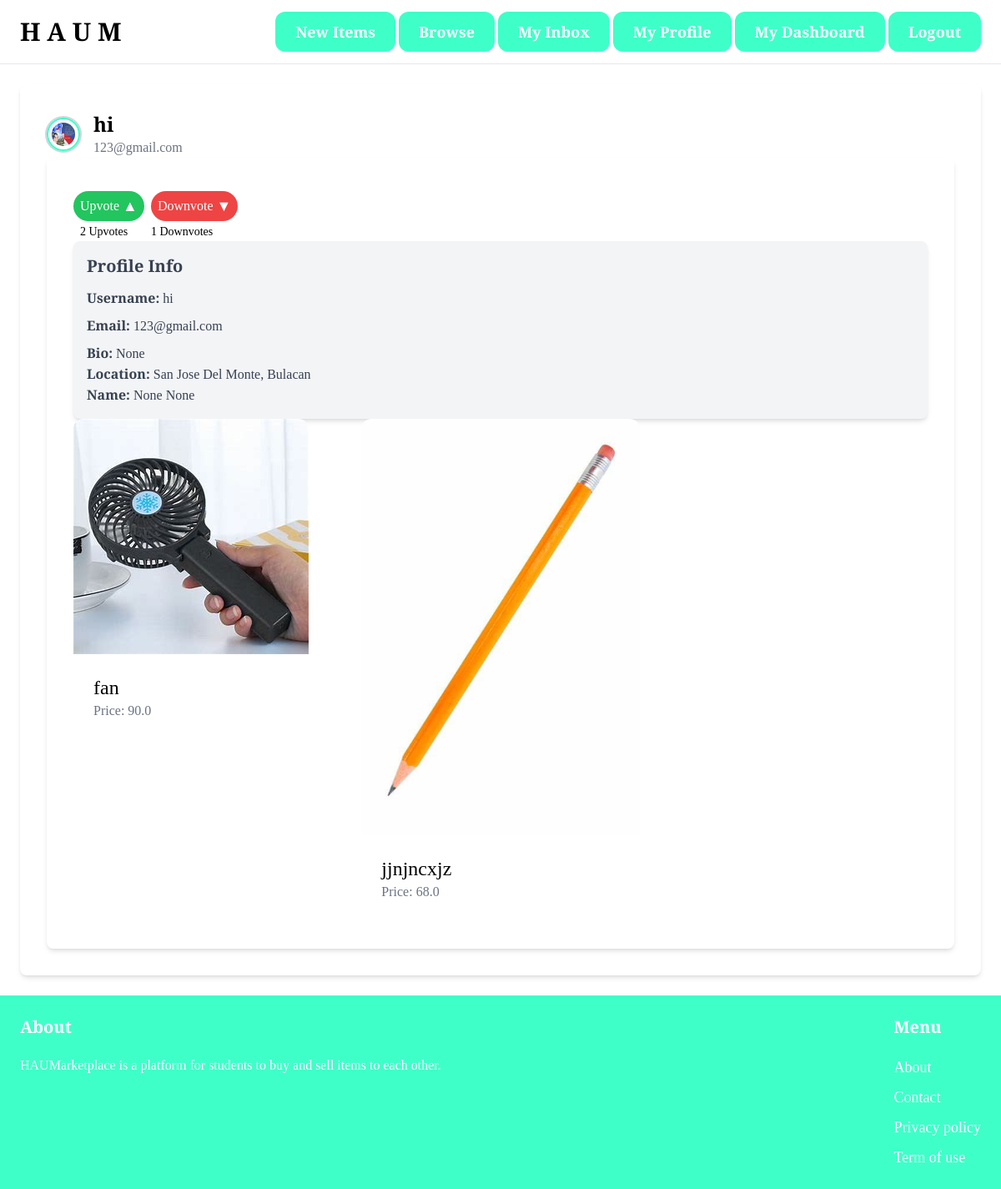
Page /profile/hi/ (signed in) on the earlier database version.
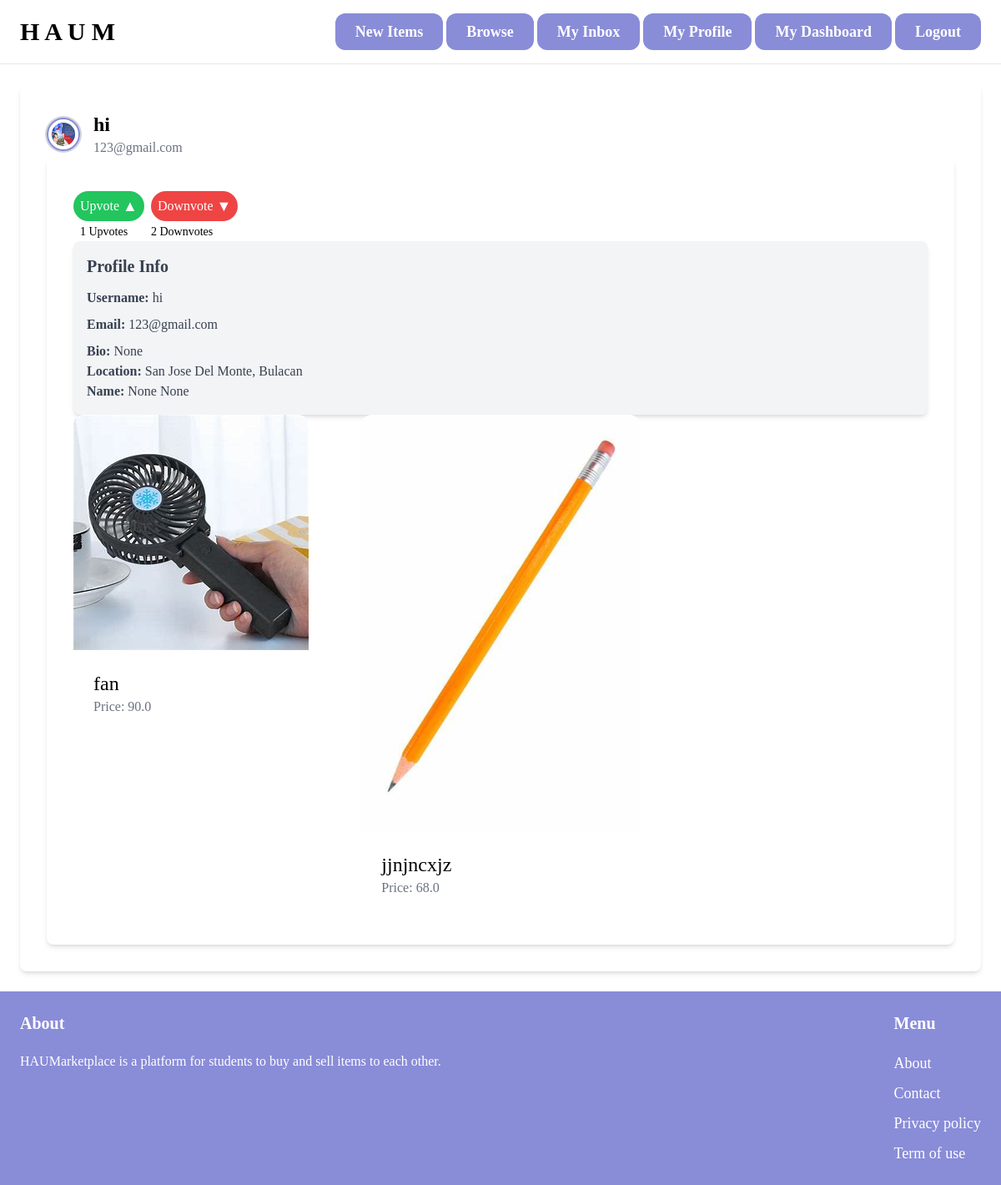
Same page on the later database version.
### profile/models.py (models this page shows, shortened)
class Profile(models.Model):
    color = ColorField(default='#720026')
    font_preference = models.CharField(max_length=50, default='Young Serif') # Changed default font to Young Serif
    user = models.OneToOneField(User, on_delete=models.CASCADE)
    image = models.ImageField(default='default.jpg', upload_to='profile_pics')
    bio = models.CharField(max_length=200, null=True, blank=True)
    firstname = models.CharField(max_length=30, null=True, blank=True)
    lastname = models.CharField(max_length=30, null=True, blank=True)
    location = models.ForeignKey(Location, on_delete=models.CASCADE, null=True, blank=True)
    address = models.CharField(max_length=300, null=True, blank=True)
    upvotes = models.PositiveIntegerField(default=0)
    downvotes = models.PositiveIntegerField(default=0)
    def __str__(self):
        return f'{self.user.username} Profile'

class Location(models.Model):
    name = models.CharField(max_length=50)
    def __str__(self):
        return self.name

### profile/views.py (the view)
# urls.py: path('profile/', include('profile.urls')),
@login_required
def profile(request, username):
    user = User.objects.get(username=username)
    profile = Profile.objects.get(user=user)
    color_form = ColorPreferenceForm(instance=profile)
    locations = Location.objects.all()
    font_form = FontPreferenceForm(instance=request.user.profile)
    if request.method == 'POST':
        print("post method")
        u_form = UserUpdateForm(request.POST, instance=request.user)
        p_form = ProfileUpdateForm(request.POST, request.FILES,
                                   instance=request.user.profile)
        font_form = FontPreferenceForm(request.POST, instance=request.user.profile)
        if u_form.is_valid() and p_form.is_valid() and font_form.is_valid():
            print("valid form")
            u_form.save()
            p_form.save()
            font_form.save()
            messages.success(request, f'Your account has been updated!')
            return redirect('profile', request.user.username)
    else:
        user = User.objects.get(username=username)
        form = FontPreferenceForm(instance=request.user.profile)
        profile = Profile.objects.get(user=user)
        print(user)
        print(profile)
        u_form = UserUpdateForm(instance=user)
        p_form = ProfileUpdateForm(instance=profile)
    user_profile_color = profile.color
    is_own_profile = user == request.user
    print(user_profile_color)
    if not is_own_profile:
        item = Item.objects.filter(created_by=user)
    else:
        item = None
    context = {
        'u_form': u_form,
        'p_form': p_form,
        'bio': profile.bio,
        'firstname': profile.firstname,
        'lastname': profile.lastname,
        'address': profile.address,
        'user': user,
        'profile': profile,
        'item': item,
        'is_own_profile': is_own_profile,
        'user_profile_color': user_profile_color,
        'form': font_form,
        'locations': locations,
        'color_form': color_form
    }
    return render(request, 'profile/profile.html', context)

### templates/profile/profile.html (shortened to what this page needs)
{% extends 'core/base.html' %}
{% load crispy_forms_tags %}
{% block content %}
    <div class="bg-white p-8 rounded-lg shadow-md">
        <div class="flex items-center">
           <img class="w-10 h-10 p-1 rounded-full ring-2 ring-gray-300 dark:ring-gray-500"
            src="{{ user.profile.image.url }}" alt="Bordered avatar" style="border: 2px solid {{ user.profile.color }};">
            <div class="ml-4">
                <h2 class="text-2xl font-bold">{{ user.username }}</h2>
                <p class="text-gray-500">{{ user.email }}</p>
            </div>
        </div>
        <div class="bg-white p-8 rounded-lg shadow-md">
        {% if user.username != request.user.username %}
                 <div class="mt-2 flex items-center">
                    <form method="post" action="{% url 'upvote' user.username %}">
                        <button type="submit" class="bg-green-500 text-white px-2 py-1 rounded-full flex items-center">
                            Upvote <span class="ml-1 text-lg">&#9650;</span>
                        </button>
                        <span class="ml-2 text-sm">{{ profile.upvotes }} Upvotes</span>
                    </form>
                    <form method="post" action="{% url 'downvote' user.username %}">
                        <button type="submit" class="bg-red-500 text-white px-2 py-1 rounded-full flex items-center ml-2">
                            Downvote <span class="ml-1 text-lg">&#9660;</span>
                        </button>
                        <span class="ml-2 text-sm">{{ profile.downvotes }} Downvotes</span>
                    </form>
            </div>
            <div class="bg-gray-100 p-4 rounded-lg shadow-md">
                <legend class="text-xl font-bold mb-3 text-gray-700">Profile Info</legend>
                <div class="text-gray-700">
                    <div class="mb-2">
                        <span class="font-semibold">Username:</span> {{ user.username }}
                    </div>
                    <div class="mb-2">
                        <span class="font-semibold">Email:</span> {{ user.email }}
                    </div>
                    <div>
                        <span class="font-semibold">Bio:</span> {{ profile.bio }}
                    </div>
                    <div>
                        <span class="font-semibold">Location:</span> {{ profile.location }}
                    </div>
                    <div>
                        <span class="font-semibold">Name:</span> {{ profile.firstname }} {{ profile.lastname }}
                    </div>
                </div>
            </div>
                {% if item %}
                    <div class="grid grid-cols-3 gap-3">
                        {% for item in item %}
                            <div>
                                <a href="{% url 'item:detail' item.id %}">
                                    <div>
                                        <img src="{{ item.image.url }}" class="rounded-t-xl">
                                    </div>
                                    <div class="p-6 bg-white rounded-b-xl">
                                        <h2 class="text-2xl">{{ item.name }}</h2>
                                        <p class="text-gray-500">Price: {{ item.price }}</p>
                                    </div>
                                </a>
                            </div>
                        {% endfor %}
                     </div>
                {% endif %}
        {% endif %}
        </div>
    </div>
{% endblock content %}

Differences in the rows shown:
changed Profile "None": color "#3fffc9" → "#898cd7" (drawn); upvotes "2" → "1"; downvotes "1" → "2"
